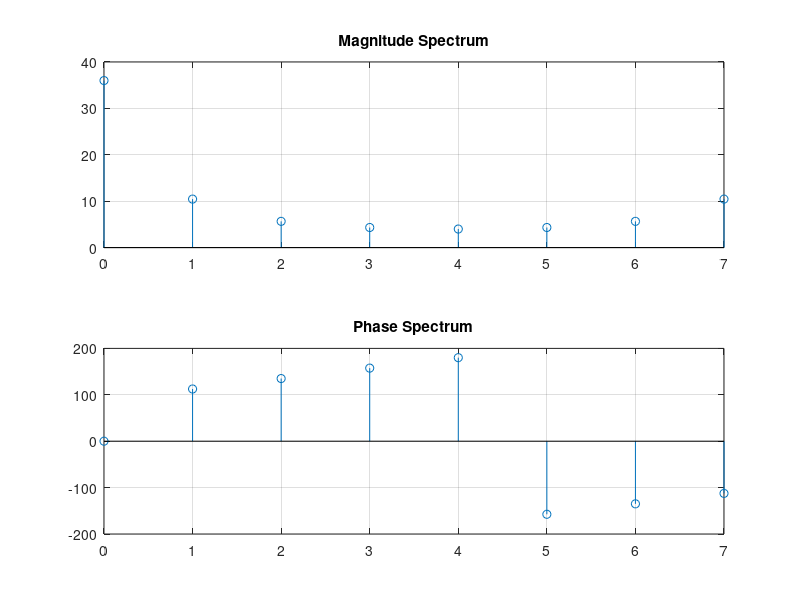

Reproduce this figure in MATLAB.
clear all; close all; clc;

x = [1,2,3,4,5,6,7,8];

N = length(x);
n = 0:N-1;
X = fft(x)

subplot(211);
stem(n,abs(X)); grid on;
title('Magnitude Spectrum');


subplot(212);
stem(n,angle(X)*180/pi); grid on;
title('Phase Spectrum');